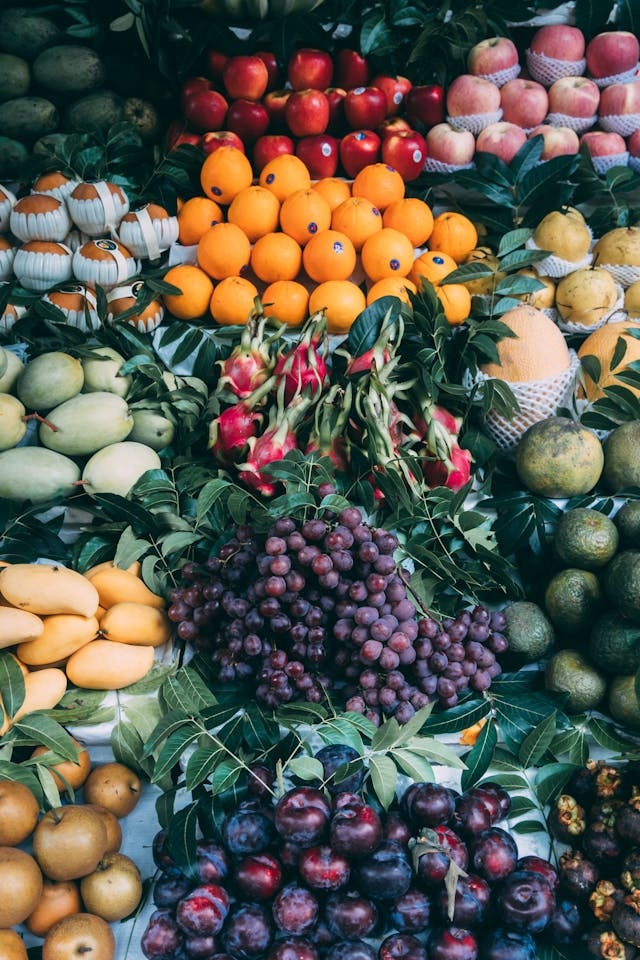
#> input picture fruit.jpg, 640 x 960 px
$ python lab6.py
#> lines starting #> are read from the running program, lines starting #| are printed output that depends on the picture
import cv2

img = cv2.imread("fruit.jpg")
#> img is the input picture: shape (960, 640, 3); mean B, G, R 78.7, 88.6, 90.3
box_blurred = cv2.blur(img, (5,5))
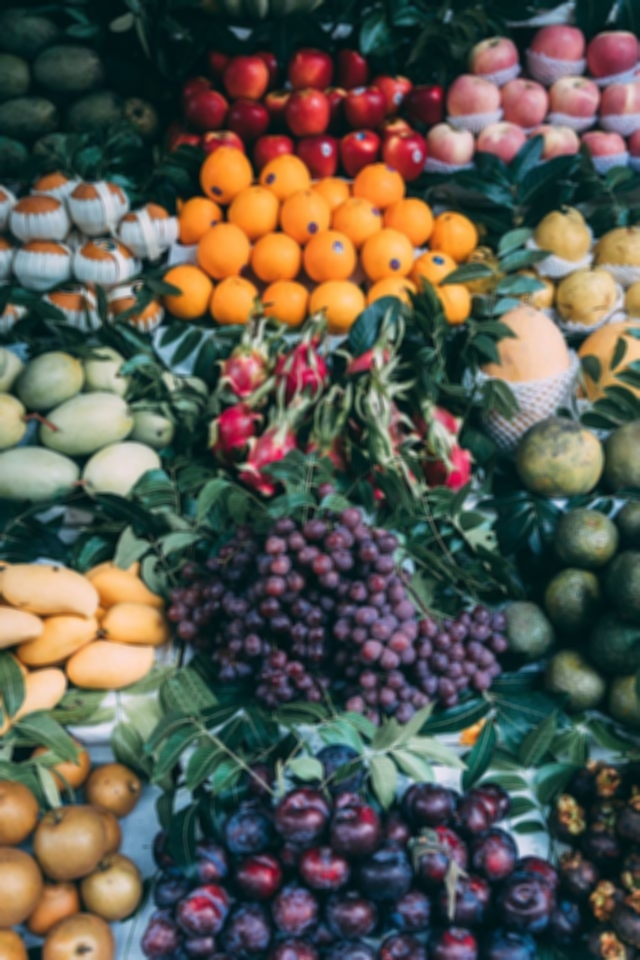
#> box_blurred: shape (960, 640, 3); mean B, G, R 78.7, 88.6, 90.3

gauss_blurred = cv2.GaussianBlur(img,(11,11), 11)
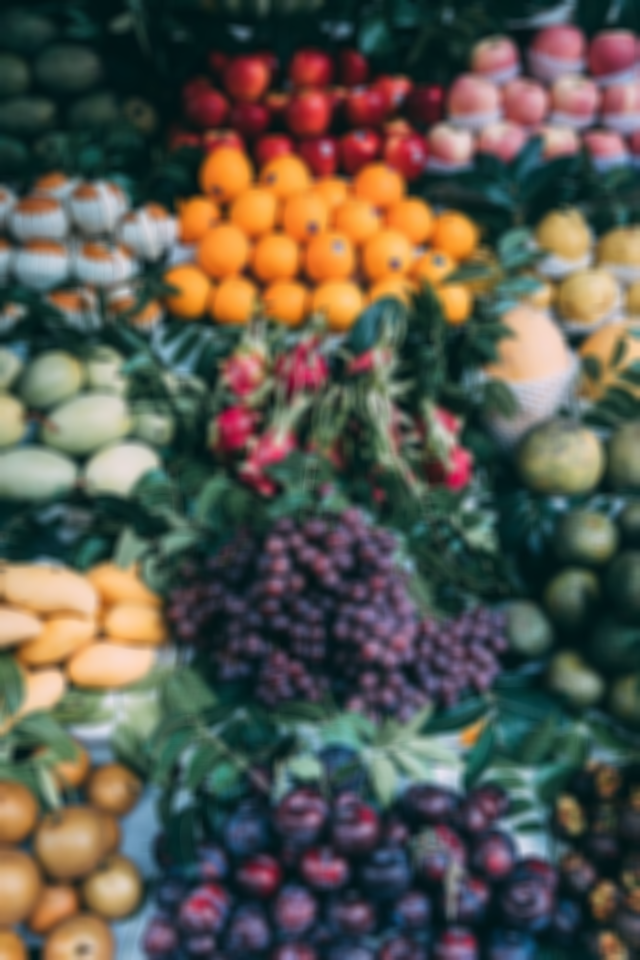
#> gauss_blurred: shape (960, 640, 3); mean B, G, R 78.7, 88.6, 90.3

median_blurred = cv2.medianBlur(img,13)
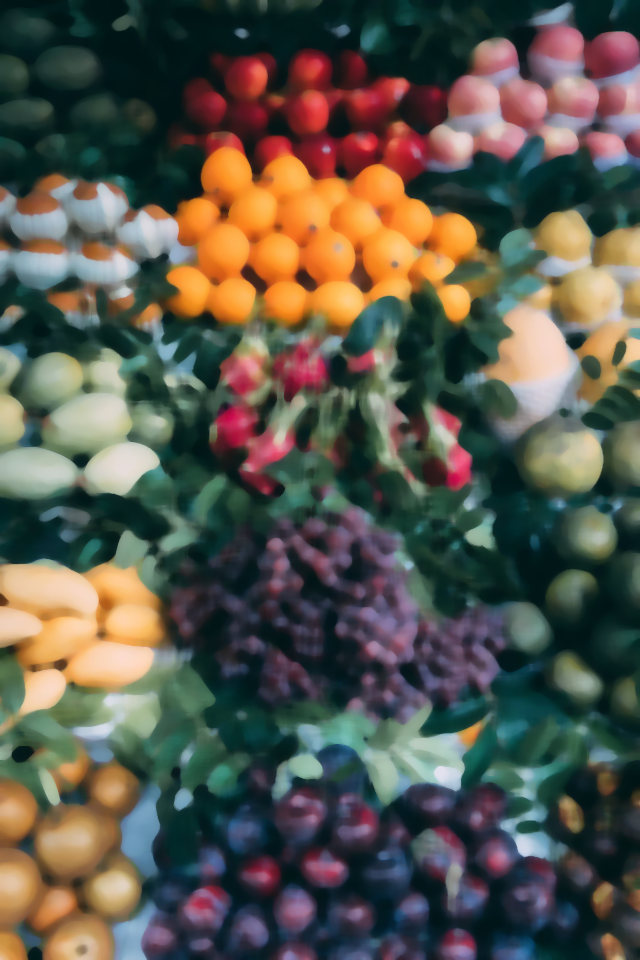
#> median_blurred: shape (960, 640, 3); mean B, G, R 76.1, 86.9, 89

bilateral_blurred = cv2.bilateralFilter(img, 33, 25, 25)

# Display the final result
#cv2.imshow("Processed Image", box_blurred)
#cv2.imshow("Processed Image", gauss_blurred)
#cv2.imshow("Processed Image", median_blurred)
cv2.imshow("Processed Image", bilateral_blurred)
cv2.waitKey(0)
cv2.destroyAllWindows()
